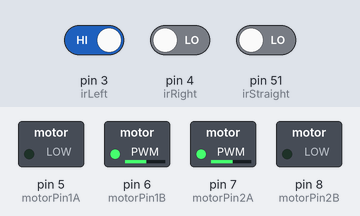
A sketch run on a simulated Arduino Mega 2560, built with avr-gcc and run on an emulated ATmega2560. Shown: switched loads named in the sketch (green lamp = pin HIGH). Inputs (shaded band) come from the test bench; at power-on: pin 3 (irLeft) HIGH, pin 4 (irRight) LOW, pin 51 (irStraight) LOW.

Above: at 1.2 s.
1.3 s: pin 3 (irLeft) driven LOW
At 3.8 s:
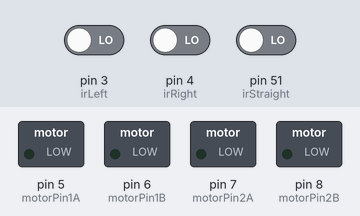
4.3 s: pin 4 (irRight) driven HIGH
At 6.2 s:
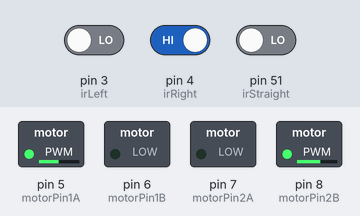
7.3 s: pin 51 (irStraight) driven HIGH
At 8.5 s:
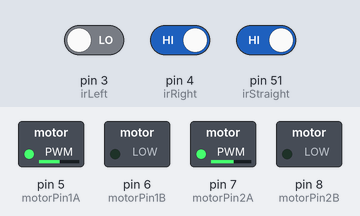
8.8 s: pin 51 (irStraight) driven LOW
At 9.8 s:
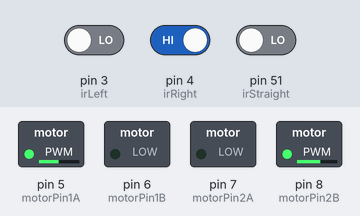
10.3 s: pin 3 (irLeft) driven HIGH
At 11.0 s:
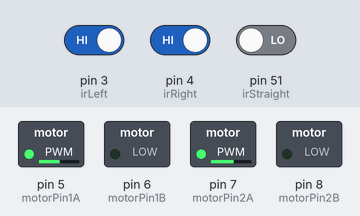
Timing chart, 0 to 12.8 s (numbered marks = the images above; inputs shaded):
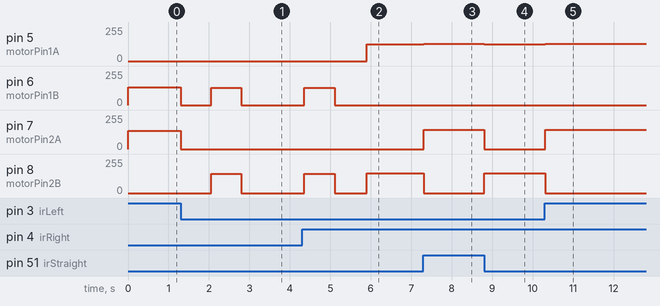

The sketch:

PIDLESS_Car.ino
```cpp
const int motorPin1A = 5;   // IN1
const int motorPin1B = 6;   // IN2
const int motorPin2A = 7;   // IN3
const int motorPin2B = 8;   // IN4
// ENA and ENB connected to GND

const int irLeft = 3;       // Left IR sensor
const int irRight = 4;      // Right IR sensor
const int irStraight = 51; //Centre IR Sensor

int motorSpeedL = 130;
int motorSpeedR = 143;


void setup() {
  pinMode(motorPin1A, OUTPUT);
  pinMode(motorPin1B, OUTPUT);
  pinMode(motorPin2A, OUTPUT);
  pinMode(motorPin2B, OUTPUT);

  pinMode(irLeft, INPUT);
  pinMode(irRight, INPUT);
  pinMode(irStraight, INPUT);
}

void loop() {
  int left = digitalRead(irLeft);
  int right = digitalRead(irRight);
  int straight = digitalRead(irStraight);
  if(straight == 1)
  {
	  moveForward();
  }
  else if(straight == 0)
  {
	  if(left == 0 && right == 1)
	  {
      stopMotors();
		  turnRight();
	  }
	  else if(left == 1 && right == 0)
	  {
      stopMotors();
		  turnLeft();
	  }
	  else if(left == 0 && right == 0)
	  {
      stopMotors();
      delay(750);
      reverse();
      delay(750);
      stopMotors();
      delay(750);
    }
    else
    {
      moveForward();
    }
  }
  else
  {
	  reverse();
  }

  delay(50);
}


void moveForward() {
  analogWrite(motorPin1A, motorSpeedL);
  analogWrite(motorPin1B, 0);
  analogWrite(motorPin2A, motorSpeedR);
  analogWrite(motorPin2B, 0);
}

void turnLeft() {
  analogWrite(motorPin1A, 0);
  analogWrite(motorPin1B, motorSpeedL + 5);
  analogWrite(motorPin2A, motorSpeedR - 5);
  analogWrite(motorPin2B, 0);
}

void turnRight() {
  analogWrite(motorPin1A, motorSpeedL - 5);
  analogWrite(motorPin1B, 0);
  analogWrite(motorPin2A, 0);
  analogWrite(motorPin2B, motorSpeedR + 5);
}

void stopMotors() {
  analogWrite(motorPin1A, 0);
  analogWrite(motorPin1B, 0);
  analogWrite(motorPin2A, 0);
  analogWrite(motorPin2B, 0);
}

void reverse()
{
  analogWrite(motorPin1A, 0);
  analogWrite(motorPin1B, motorSpeedL);
  analogWrite(motorPin2A, 0);
  analogWrite(motorPin2B, motorSpeedR);
}
```

Measured:
- after the input at 1.3 s, pin 6 (motorPin1B): 135/255 → 0/255 at once, → 130/255 0.75 s later, → 0/255 0.75 s later; pin 7 (motorPin2A): 138/255 → 0/255 at once; pin 8 (motorPin2B): 0/255 → 143/255 after 0.75 s, → 0/255 0.75 s later
- after the input at 4.3 s, pin 5 (motorPin1A): 0/255 → 125/255 after 1.6 s; pin 6 (motorPin1B): goes on until 5.1 s, then stays 0/255
- after the input at 7.3 s, pin 5 (motorPin1A): 125/255 → 130/255 at once; pin 7 (motorPin2A): 0/255 → 143/255 at once; pin 8 (motorPin2B): 148/255 → 0/255 at once
- after the input at 8.8 s, pin 5 (motorPin1A): 130/255 → 125/255 at once; pin 7 (motorPin2A): 143/255 → 0/255 at once; pin 8 (motorPin2B): 0/255 → 148/255 at once
- after the input at 10.3 s, pin 5 (motorPin1A): 125/255 → 130/255 at once; pin 7 (motorPin2A): 0/255 → 143/255 at once; pin 8 (motorPin2B): 148/255 → 0/255 at once
